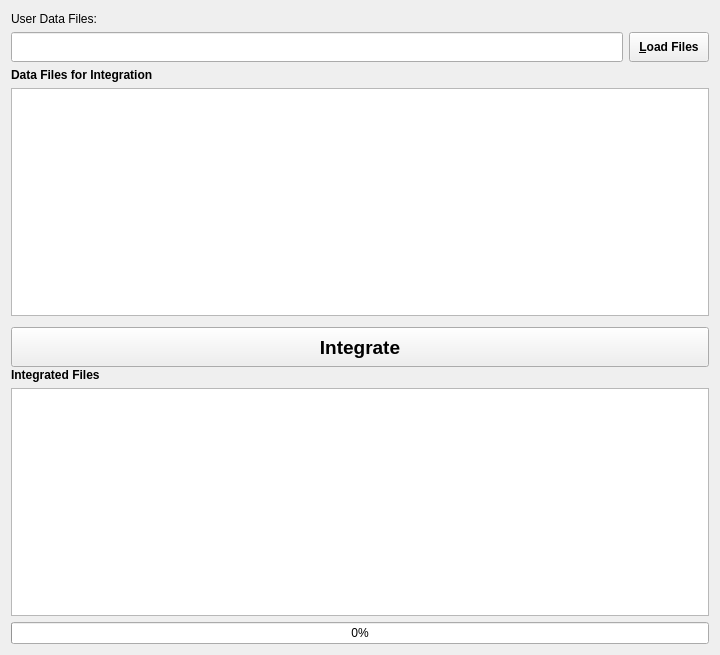
<?xml version="1.0" encoding="UTF-8"?>
<ui version="4.0">
 <class>Window</class>
 <widget class="QWidget" name="Window">
  <property name="geometry">
   <rect>
    <x>0</x>
    <y>0</y>
    <width>720</width>
    <height>655</height>
   </rect>
  </property>
  <property name="windowTitle">
   <string>Data Integrator</string>
  </property>
  <layout class="QGridLayout" name="gridLayout">
   <item row="3" column="0" colspan="2">
    <layout class="QVBoxLayout" name="verticalLayout_8">
     <item>
      <widget class="QLabel" name="label_2">
       <property name="font">
        <font>
         <weight>75</weight>
         <bold>true</bold>
        </font>
       </property>
       <property name="text">
        <string>Data Files for Integration</string>
       </property>
      </widget>
     </item>
     <item>
      <widget class="QListWidget" name="srcFileList"/>
     </item>
     <item>
      <widget class="QPushButton" name="integrateButton">
       <property name="minimumSize">
        <size>
         <width>0</width>
         <height>40</height>
        </size>
       </property>
       <property name="maximumSize">
        <size>
         <width>16777215</width>
         <height>30</height>
        </size>
       </property>
       <property name="font">
        <font>
         <pointsize>14</pointsize>
         <weight>75</weight>
         <bold>true</bold>
        </font>
       </property>
       <property name="text">
        <string>Integrate</string>
       </property>
      </widget>
     </item>
     <item>
      <widget class="QLabel" name="label_3">
       <property name="font">
        <font>
         <weight>75</weight>
         <bold>true</bold>
        </font>
       </property>
       <property name="text">
        <string>Integrated Files</string>
       </property>
      </widget>
     </item>
     <item>
      <widget class="QListWidget" name="dstFileList"/>
     </item>
    </layout>
   </item>
   <item row="2" column="0" colspan="2">
    <layout class="QVBoxLayout" name="verticalLayout_3">
     <item>
      <widget class="QLabel" name="label">
       <property name="minimumSize">
        <size>
         <width>0</width>
         <height>15</height>
        </size>
       </property>
       <property name="maximumSize">
        <size>
         <width>16777215</width>
         <height>15</height>
        </size>
       </property>
       <property name="font">
        <font>
         <weight>50</weight>
         <bold>false</bold>
        </font>
       </property>
       <property name="text">
        <string>User Data Files:</string>
       </property>
      </widget>
     </item>
     <item>
      <layout class="QHBoxLayout" name="horizontalLayout">
       <item>
        <widget class="QLineEdit" name="dirEdit">
         <property name="minimumSize">
          <size>
           <width>0</width>
           <height>30</height>
          </size>
         </property>
         <property name="maximumSize">
          <size>
           <width>16777215</width>
           <height>30</height>
          </size>
         </property>
         <property name="readOnly">
          <bool>true</bool>
         </property>
        </widget>
       </item>
       <item>
        <widget class="QPushButton" name="loadFilesButton">
         <property name="minimumSize">
          <size>
           <width>0</width>
           <height>30</height>
          </size>
         </property>
         <property name="maximumSize">
          <size>
           <width>16777215</width>
           <height>30</height>
          </size>
         </property>
         <property name="font">
          <font>
           <weight>75</weight>
           <bold>true</bold>
          </font>
         </property>
         <property name="text">
          <string>&amp;Load Files</string>
         </property>
        </widget>
       </item>
      </layout>
     </item>
    </layout>
   </item>
   <item row="5" column="0" colspan="2">
    <widget class="QProgressBar" name="progressBar">
     <property name="value">
      <number>0</number>
     </property>
    </widget>
   </item>
  </layout>
 </widget>
 <resources/>
 <connections/>
</ui>
